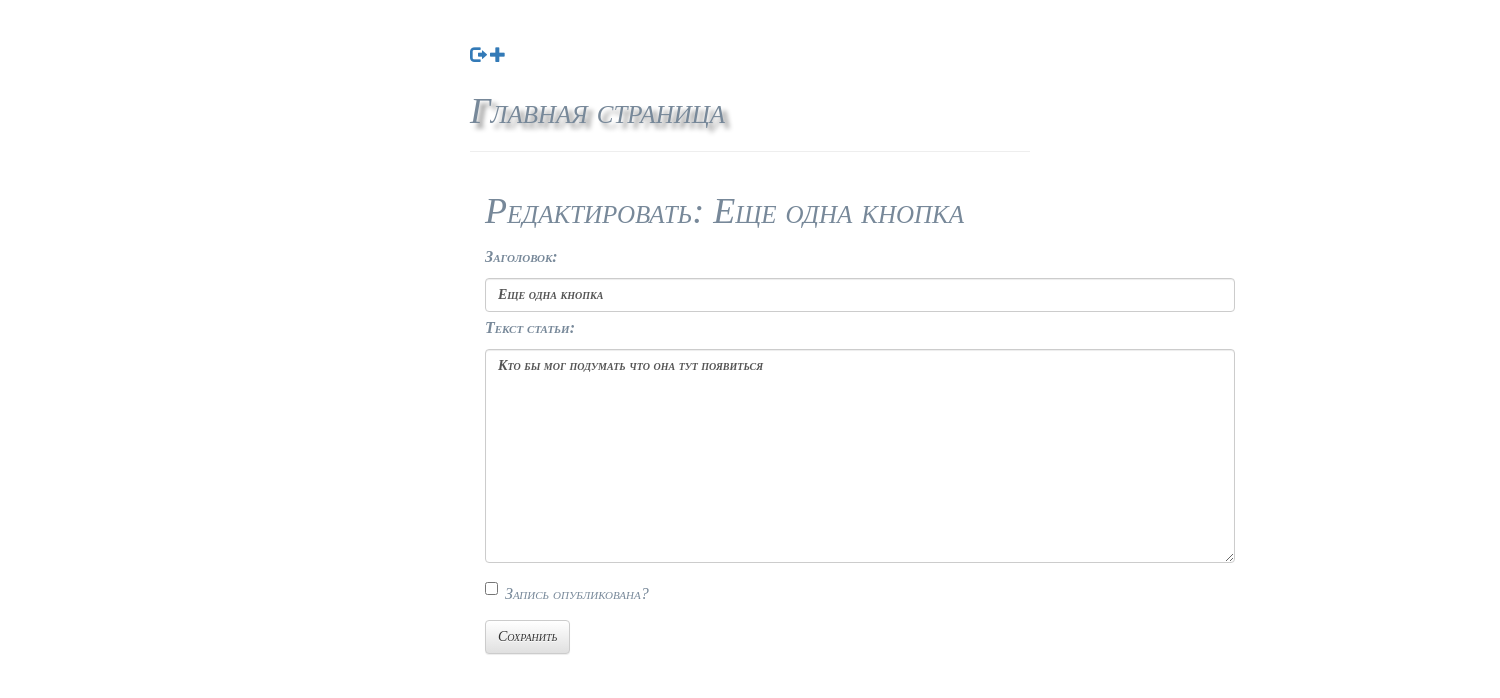
The page /blog/posts/5/edit/ (signed in) on the database its author committed.
### blog/models.py (models this page shows, shortened)
class Post(models.Model):
    author = models.ForeignKey(settings.AUTH_USER_MODEL, on_delete=models.CASCADE)
    title = models.CharField(max_length=200, verbose_name="Заголовок")
    text = models.TextField(verbose_name="Текст статьи")
    created_date = models.DateTimeField(default=timezone.now, verbose_name="Дата создания")
    published_date = models.DateTimeField(blank=True, null=True, verbose_name="Дата публикации")
    is_published = models.BooleanField(default=False, verbose_name="Запись опубликована?")
    objects = PostManager()
    published = PostPublishedManager()
    class Meta:
        verbose_name = "Запись в блоге"
        verbose_name_plural = "Записи в блоге"

### blog/views.py (the view)
# urls.py: path('posts/<int:id>/edit/', views.post_edit, name='post_edit'),
@login_required
def post_edit(request, id=None):
    post = get_object_or_404(Post, id=id) if id else None
    if post and post.author != request.user:
        return redirect('post_list')
    if request.method == "POST":
        form = PostForm(request.POST, instance=post)
        if form.is_valid():
            post = form.save(commit=False)
            post.author = request.user
            if post.is_published:
                post.published_date = timezone.now()
            else:
                post.published_date = None
            post.save()
            return redirect('post_detail', id=post.id)
    else:
        form = PostForm(instance=post)
    return render(request, "blog/post_edit.html", {'form': form})

### blog/forms.py
class PostForm(forms.ModelForm):
    class Meta:
        model = Post
        fields = ('title', 'text', 'is_published')

### blog/managers.py (called while the page is built)
    def get_queryset(self):
        return PostQuerySet(self.model, using=self._db)

### blog/templates/blog/post_edit.html (shortened to what this page needs)
{% extends 'blog/base.html' %}
{% load widget_tweaks %}
{% block content %}
<h1>
    {% if form.instance.id %}
    Редактировать: {{ form.instance.title }}
    {% else %}
    Новая запись
    {% endif %}
</h1>
<form method="POST" class="post-form">
    <div class="form_group">
        {{ form.title.label_tag }}
        {{ form.title|add_class:"form-control" }}
    </div>
    <div class="form-group">
        {{ form.text.label_tag }}
        {{ form.text|add_class:"form-control" }}
    </div>
    <div class="checkbox">
        <label>{{ form.is_published }}Запись опубликована?</label>
    </div>
    <button type="submit" class="save btn btn-default">Сохранить</button>
</form>
{% endblock %}

### blog/static/blog/css/theme.css (style rules this page uses)
body { width: 600px; margin: 0 auto; background-color: #ffffff; padding: 0 20px 20px 20px; font: italic small-caps bold 16px/2 cursive; color: #778899; }

### rows shown on the page
Post: instance "Еще одна кнопка", title "Еще одна кнопка", text "Кто бы мог подумать что она тут появиться"
